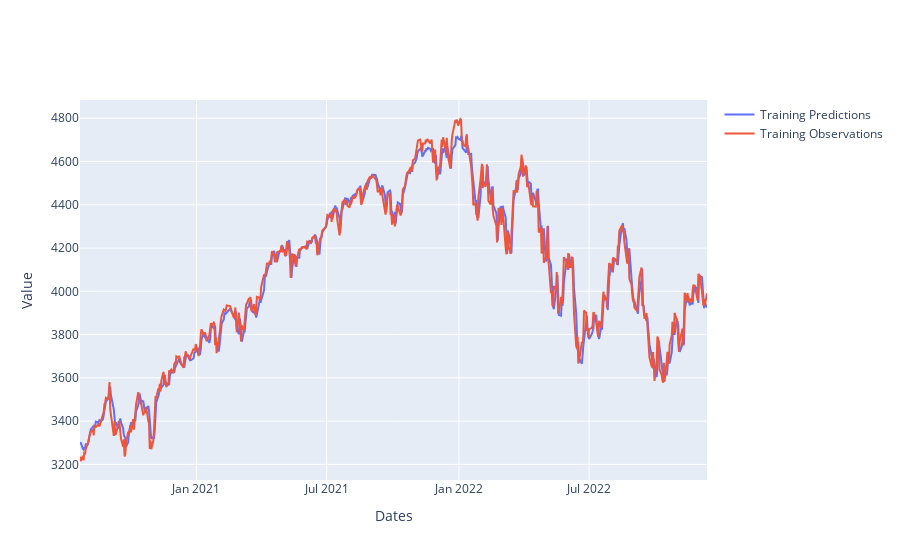

Notebook source saved alongside this figure:
### Code cell
plot_train(X_train, y_train)

### Figure 1 — Plotly figure (JSON) as saved in the notebook; plotly's stock layout.template omitted (floating-point values rounded to 4 significant figures; data arrays with more than 128 entries replaced by an {"elided": "..."} marker saying what was removed)
{"data": [{"mode": "lines", "name": "Training Predictions", "type": "scatter", "x": {"elided": "603 str values"}, "y": {"elided": "603 float values"}}, {"mode": "lines", "name": "Training Observations", "type": "scatter", "x": {"elided": "603 str values"}, "y": {"elided": "603 float values"}}], "layout": {"xaxis": {"title": {"text": "Dates"}}, "yaxis": {"title": {"text": "Value"}}}}
